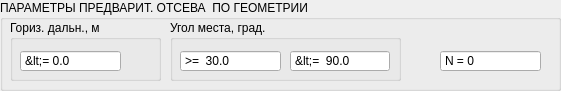
   <widget class="QGroupBox" name="groupBox_8">
    <property name="geometry">
     <rect>
      <x>20</x>
      <y>180</y>
      <width>561</width>
      <height>91</height>
     </rect>
    </property>
    <property name="title">
     <string>ПАРАМЕТРЫ ПРЕДВАРИТ. ОТСЕВА  ПО ГЕОМЕТРИИ</string>
    </property>
    <widget class="QGroupBox" name="groupBox_6">
     <property name="geometry">
      <rect>
       <x>10</x>
       <y>20</y>
       <width>151</width>
       <height>61</height>
      </rect>
     </property>
     <property name="title">
      <string>Гориз. дальн., м</string>
     </property>
     <widget class="QDoubleSpinBox" name="doubleSpinBox_40">
      <property name="geometry">
       <rect>
        <x>10</x>
        <y>30</y>
        <width>101</width>
        <height>22</height>
       </rect>
      </property>
      <property name="buttonSymbols">
       <enum>QAbstractSpinBox::NoButtons</enum>
      </property>
      <property name="prefix">
       <string>&lt;= </string>
      </property>
      <property name="suffix">
       <string/>
      </property>
      <property name="decimals">
       <number>1</number>
      </property>
      <property name="minimum">
       <double>0.000000000000000</double>
      </property>
      <property name="maximum">
       <double>1000000.000000000000000</double>
      </property>
      <property name="singleStep">
       <double>1.000000000000000</double>
      </property>
      <property name="value">
       <double>0.000000000000000</double>
      </property>
     </widget>
    </widget>
    <widget class="QGroupBox" name="groupBox_2">
     <property name="geometry">
      <rect>
       <x>170</x>
       <y>20</y>
       <width>231</width>
       <height>61</height>
      </rect>
     </property>
     <property name="title">
      <string>Угол места, град.</string>
     </property>
     <widget class="QDoubleSpinBox" name="doubleSpinBox_35">
      <property name="geometry">
       <rect>
        <x>10</x>
        <y>30</y>
        <width>101</width>
        <height>22</height>
       </rect>
      </property>
      <property name="buttonSymbols">
       <enum>QAbstractSpinBox::NoButtons</enum>
      </property>
      <property name="prefix">
       <string>&gt;=  </string>
      </property>
      <property name="suffix">
       <string/>
      </property>
      <property name="decimals">
       <number>1</number>
      </property>
      <property name="minimum">
       <double>0.000000000000000</double>
      </property>
      <property name="maximum">
       <double>90.000000000000000</double>
      </property>
      <property name="singleStep">
       <double>0.100000000000000</double>
      </property>
      <property name="value">
       <double>30.000000000000000</double>
      </property>
     </widget>
     <widget class="QDoubleSpinBox" name="doubleSpinBox_36">
      <property name="geometry">
       <rect>
        <x>120</x>
        <y>30</y>
        <width>100</width>
        <height>22</height>
       </rect>
      </property>
      <property name="buttonSymbols">
       <enum>QAbstractSpinBox::NoButtons</enum>
      </property>
      <property name="prefix">
       <string>&lt;=  </string>
      </property>
      <property name="suffix">
       <string/>
      </property>
      <property name="decimals">
       <number>1</number>
      </property>
      <property name="minimum">
       <double>0.000000000000000</double>
      </property>
      <property name="maximum">
       <double>90.000000000000000</double>
      </property>
      <property name="singleStep">
       <double>0.100000000000000</double>
      </property>
      <property name="value">
       <double>90.000000000000000</double>
      </property>
     </widget>
    </widget>
    <widget class="QDoubleSpinBox" name="doubleSpinBox_45">
     <property name="geometry">
      <rect>
       <x>440</x>
       <y>50</y>
       <width>101</width>
       <height>22</height>
      </rect>
     </property>
     <property name="readOnly">
      <bool>true</bool>
     </property>
     <property name="buttonSymbols">
      <enum>QAbstractSpinBox::NoButtons</enum>
     </property>
     <property name="prefix">
      <string>N = </string>
     </property>
     <property name="suffix">
      <string/>
     </property>
     <property name="decimals">
      <number>0</number>
     </property>
     <property name="minimum">
      <double>0.000000000000000</double>
     </property>
     <property name="maximum">
      <double>1000000.000000000000000</double>
     </property>
     <property name="singleStep">
      <double>0.100000000000000</double>
     </property>
     <property name="value">
      <double>0.000000000000000</double>
     </property>
    </widget>
   </widget>
